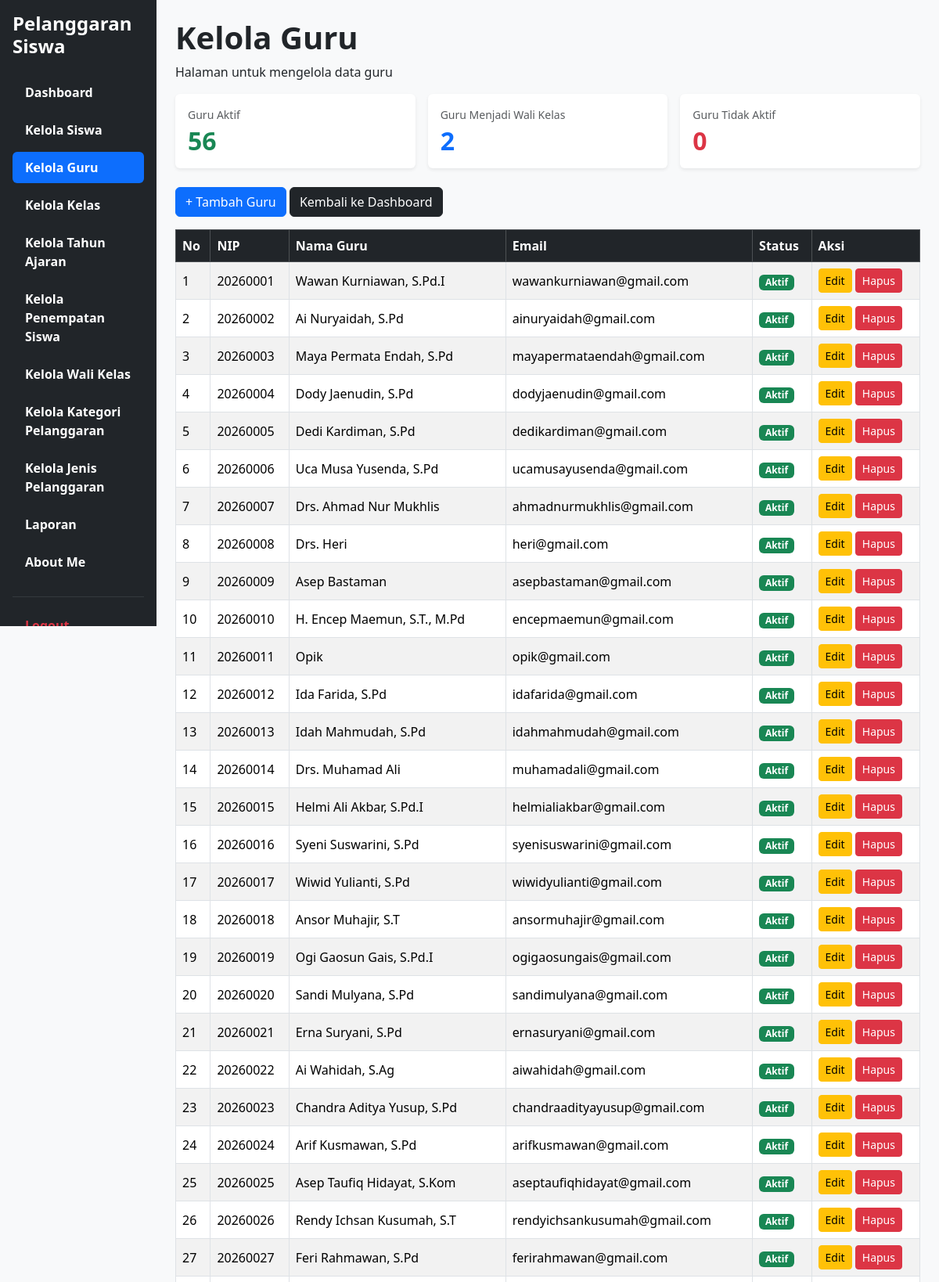
Page /Kelola_Guru.php (upper part) on the committed database.
### tables this page shows
CREATE TABLE `t_guru` (
  `id` int(11) NOT NULL,
  `nip` varchar(30) NOT NULL,
  `nama` varchar(150) DEFAULT NULL,
  `email` varchar(150) NOT NULL,
  `status_aktif` tinyint(1) NOT NULL,
  `user_id` int(11) NOT NULL,
  `created_at` timestamp NOT NULL DEFAULT current_timestamp(),
  `updated_at` timestamp NOT NULL DEFAULT current_timestamp()
);

### Kelola_Guru.php (the view, shortened to what this page needs)
<?php
require_once __DIR__ . '/config/koneksi.php';
$countAktif = 0;
$countWali = 0;
$countTidakAktif = 0;
$resAktif = $koneksi->query("SELECT COUNT(*) as total FROM t_guru WHERE status_aktif = 1");
if ($resAktif) {
    $countAktif = $resAktif->fetch_assoc()['total'];
}
$resWali = $koneksi->query("SELECT COUNT(DISTINCT guru_id) as total FROM t_wali_kelas WHERE status_aktif = 1");
if ($resWali) {
    $countWali = $resWali->fetch_assoc()['total'];
}
$resTidakAktif = $koneksi->query("SELECT COUNT(*) as total FROM t_guru WHERE status_aktif = 0");
if ($resTidakAktif) {
    $countTidakAktif = $resTidakAktif->fetch_assoc()['total'];
}
$sql = "
    SELECT g.id, g.nip, g.nama, g.email,
           COALESCE(
               (SELECT w.status_aktif FROM t_wali_kelas w WHERE w.guru_id = g.id ORDER BY w.id DESC LIMIT 1),
               g.status_aktif
           ) AS status_aktif
    FROM t_guru g
    ORDER BY g.id ASC
";
$result = $koneksi->query($sql);
?>
<!DOCTYPE html>
<html lang="id">
<head>
    <link href="https://cdn.jsdelivr.net/npm/bootstrap@5.3.8/dist/css/bootstrap.min.css" rel="stylesheet">
    <link rel="stylesheet" href="https://cdn.datatables.net/2.3.4/css/dataTables.bootstrap5.min.css">
</head>
<body class="bg-light">
<div class="container-fluid">
    <div class="row">
        <div class="col-md-3 col-lg-2 bg-dark min-vh-100 p-3 sticky-top" style="top: 0; height: 100vh; overflow-y: auto;">
            <h4 class="text-white fw-bold mb-4">
                Pelanggaran Siswa
            </h4>
            <ul class="nav nav-pills flex-column">
                <li class="nav-item mb-2">
                    <a href="dashboard.php" class="nav-link text-white">
                        <span class="fw-bold">Dashboard</span>
                    </a>
                </li>
                <li class="nav-item mb-2">
                    <a href="Kelola_Siswa.php" class="nav-link text-white">
                        <span class="fw-bold">Kelola Siswa</span>
                    </a>
                </li>
                <li class="nav-item mb-2">
                    <a href="Kelola_Guru.php" class="nav-link active">
                        <span class="fw-bold">Kelola Guru</span>
                    </a>
                </li>
                <li class="nav-item mb-2">
                    <a href="Kelola_Kelas.php" class="nav-link text-white">
                        <span class="fw-bold">Kelola Kelas</span>
                    </a>
                </li>
                <li class="nav-item mb-2">
                    <a href="Kelola_Tahun_Ajaran.php" class="nav-link text-white">
                        <span class="fw-bold">Kelola Tahun Ajaran</span>
                    </a>
                </li>
                <li class="nav-item mb-2">
                    <a href="Kelola_Penempatan_Siswa.php" class="nav-link text-white">
                        <span class="fw-bold">Kelola Penempatan Siswa</span>
                    </a>
                </li>
                <li class="nav-item mb-2">
                    <a href="Kelola_Wali_Kelas.php" class="nav-link text-white">
                        <span class="fw-bold">Kelola Wali Kelas</span>
                    </a>
                </li>
                <li class="nav-item mb-2">
                    <a href="Kelola_Kategori_Pelanggaran.php" class="nav-link text-white">
                        <span class="fw-bold">Kelola Kategori Pelanggaran</span>
                    </a>
                </li>
                <li class="nav-item mb-2">
                    <a href="Kelola_Jenis_Pelanggaran.php" class="nav-link text-white">
                        <span class="fw-bold">Kelola Jenis Pelanggaran</span>
                    </a>
                </li>
                <li class="nav-item mb-2">
                    <a href="Laporan.php" class="nav-link text-white">
                        <span class="fw-bold">Laporan</span>
                    </a>
                </li>
                <li class="nav-item mb-2">
                    <a href="about_me.php" class="nav-link text-white">
                        <span class="fw-bold">About Me</span>
                    </a>
                </li>
                <hr class="text-secondary">
                <li class="nav-item">
                    <a href="logout.php" class="nav-link text-danger">
                        <span class="fw-bold">Logout</span>
                    </a>
                </li>
            </ul>
        </div>
        <main class="col-md-9 col-lg-10 p-4">
            <h1><strong>Kelola Guru</strong></h1>
            <p>Halaman untuk mengelola data guru</p>
            <div class="row g-3 mb-4">
                <div class="col-md-4">
                    <div class="card shadow-sm border-0 p-3 h-100">
                        <span class="text-muted small mb-1">Guru Aktif</span>
                        <h2 class="fw-bold mb-0 text-success"><?= $countAktif ?></h2>
                    </div>
                </div>
                <div class="col-md-4">
                    <div class="card shadow-sm border-0 p-3 h-100">
                        <span class="text-muted small mb-1">Guru Menjadi Wali Kelas</span>
                        <h2 class="fw-bold mb-0 text-primary"><?= $countWali ?></h2>
                    </div>
                </div>
                <div class="col-md-4">
                    <div class="card shadow-sm border-0 p-3 h-100">
                        <span class="text-muted small mb-1">Guru Tidak Aktif</span>
                        <h2 class="fw-bold mb-0 text-danger"><?= $countTidakAktif ?></h2>
                    </div>
                </div>
            </div>
            <div class="mb-3">
                <a href="tambah_guru.php" class="btn btn-primary">
                    + Tambah Guru
                </a>
                <a href="dashboard.php" class="btn btn-dark">
                    Kembali ke Dashboard
                </a>
            </div>
            <div class="table-responsive">
                <table id="tabelGuru" class="table table-striped table-bordered align-middle">
                    <thead class="table-dark">
                        <tr>
                            <th>No</th>
                            <th>NIP</th>
                            <th>Nama Guru</th>
                            <th>Email</th>
                            <th>Status</th>
                            <th>Aksi</th>
                        </tr>
                    </thead>
                    <tbody>
                        <?php
                        $no = 1;
                        while ($guru = $result->fetch_assoc()):
                            $bersihNip = str_ireplace('NIP', '', $guru['nip'] ?? '');
                            $bersihEmail = strtolower(trim($guru['email'] ?? ''));
                        ?>
                            <tr>
                                <td><?= $no++ ?></td>
                                <td>
                                    <?= htmlspecialchars($bersihNip, ENT_QUOTES, 'UTF-8') ?>
                                </td>
                                <td>
                                    <?= htmlspecialchars($guru['nama'] ?? '', ENT_QUOTES, 'UTF-8') ?>
                                </td>
                                <td>
                                    <?= htmlspecialchars($bersihEmail, ENT_QUOTES, 'UTF-8') ?>
                                </td>
                                <td>
                                    <?php if ((int)$guru['status_aktif'] === 1): ?>
                                        <span class="badge bg-success">Aktif</span>
                                    <?php else: ?>
                                        <span class="badge bg-secondary">Tidak Aktif</span>
                                    <?php endif; ?>
                                </td>
                                <td>
                                    <a href="edit_guru.php?id=<?= (int)$guru['id'] ?>"
                                       class="btn btn-warning btn-sm">
                                        Edit
                                    </a>
                                    <a href="hapus_guru.php?id=<?= (int)$guru['id'] ?>"
                                       onclick="return confirm('Yakin ingin menghapus guru ini?')"
                                       class="btn btn-danger btn-sm">
                                        Hapus
                                    </a>
                                </td>
                            </tr>
                        <?php endwhile; ?>
                    </tbody>
                </table>
            </div>
        </main>
    </div>
</div>
</body>
</html>

### rows in the picture
t_guru: nip "20260001", nama "Wawan Kurniawan, S.Pd.I", email "wawankurniawan@gmail.com", shows "Aktif"
t_guru: nip "20260002", nama "Ai Nuryaidah, S.Pd", email "ainuryaidah@gmail.com", shows "Aktif"
t_guru: nip "20260003", nama "Maya Permata Endah, S.Pd", email "mayapermataendah@gmail.com", shows "Aktif"
t_guru: nip "20260004", nama "Dody Jaenudin, S.Pd", email "dodyjaenudin@gmail.com", shows "Aktif"
t_guru: nip "20260005", nama "Dedi Kardiman, S.Pd", email "dedikardiman@gmail.com", shows "Aktif"
t_guru: nip "20260006", nama "Uca Musa Yusenda, S.Pd", email "ucamusayusenda@gmail.com", shows "Aktif"
t_guru: nip "20260007", nama "Drs. Ahmad Nur Mukhlis", email "ahmadnurmukhlis@gmail.com", shows "Aktif"
t_guru: nip "20260008", nama "Drs. Heri", email "heri@gmail.com", shows "Aktif"
t_guru: nip "20260009", nama "Asep Bastaman", email "asepbastaman@gmail.com", shows "Aktif"
t_guru: nip "20260010", nama "H. Encep Maemun, S.T., M.Pd", email "encepmaemun@gmail.com", shows "Aktif"
t_guru: nip "20260011", nama "Opik", email "opik@gmail.com", shows "Aktif"
t_guru: nip "20260012", nama "Ida Farida, S.Pd", email "idafarida@gmail.com", shows "Aktif"
t_guru: nip "20260013", nama "Idah Mahmudah, S.Pd", email "idahmahmudah@gmail.com", shows "Aktif"
t_guru: nip "20260014", nama "Drs. Muhamad Ali", email "muhamadali@gmail.com", shows "Aktif"
t_guru: nip "20260015", nama "Helmi Ali Akbar, S.Pd.I", email "helmialiakbar@gmail.com", shows "Aktif"
t_guru: nip "20260016", nama "Syeni Suswarini, S.Pd", email "syenisuswarini@gmail.com", shows "Aktif"
t_guru: nip "20260017", nama "Wiwid Yulianti, S.Pd", email "wiwidyulianti@gmail.com", shows "Aktif"
t_guru: nip "20260018", nama "Ansor Muhajir, S.T", email "ansormuhajir@gmail.com", shows "Aktif"
t_guru: nip "20260019", nama "Ogi Gaosun Gais, S.Pd.I", email "ogigaosungais@gmail.com", shows "Aktif"
t_guru: nip "20260020", nama "Sandi Mulyana, S.Pd", email "sandimulyana@gmail.com", shows "Aktif"
t_guru: nip "20260021", nama "Erna Suryani, S.Pd", email "ernasuryani@gmail.com", shows "Aktif"
t_guru: nip "20260022", nama "Ai Wahidah, S.Ag", email "aiwahidah@gmail.com", shows "Aktif"
t_guru: nip "20260023", nama "Chandra Aditya Yusup, S.Pd", email "chandraadityayusup@gmail.com", shows "Aktif"
t_guru: nip "20260024", nama "Arif Kusmawan, S.Pd", email "arifkusmawan@gmail.com", shows "Aktif"
t_guru: nip "20260025", nama "Asep Taufiq Hidayat, S.Kom", email "aseptaufiqhidayat@gmail.com", shows "Aktif"
t_guru: nip "20260026", nama "Rendy Ichsan Kusumah, S.T", email "rendyichsankusumah@gmail.com", shows "Aktif"
t_guru: nip "20260027", nama "Feri Rahmawan, S.Pd", email "ferirahmawan@gmail.com", shows "Aktif"

### other values in the picture
$countAktif "56"
$countWali "2"
$countTidakAktif "0"
